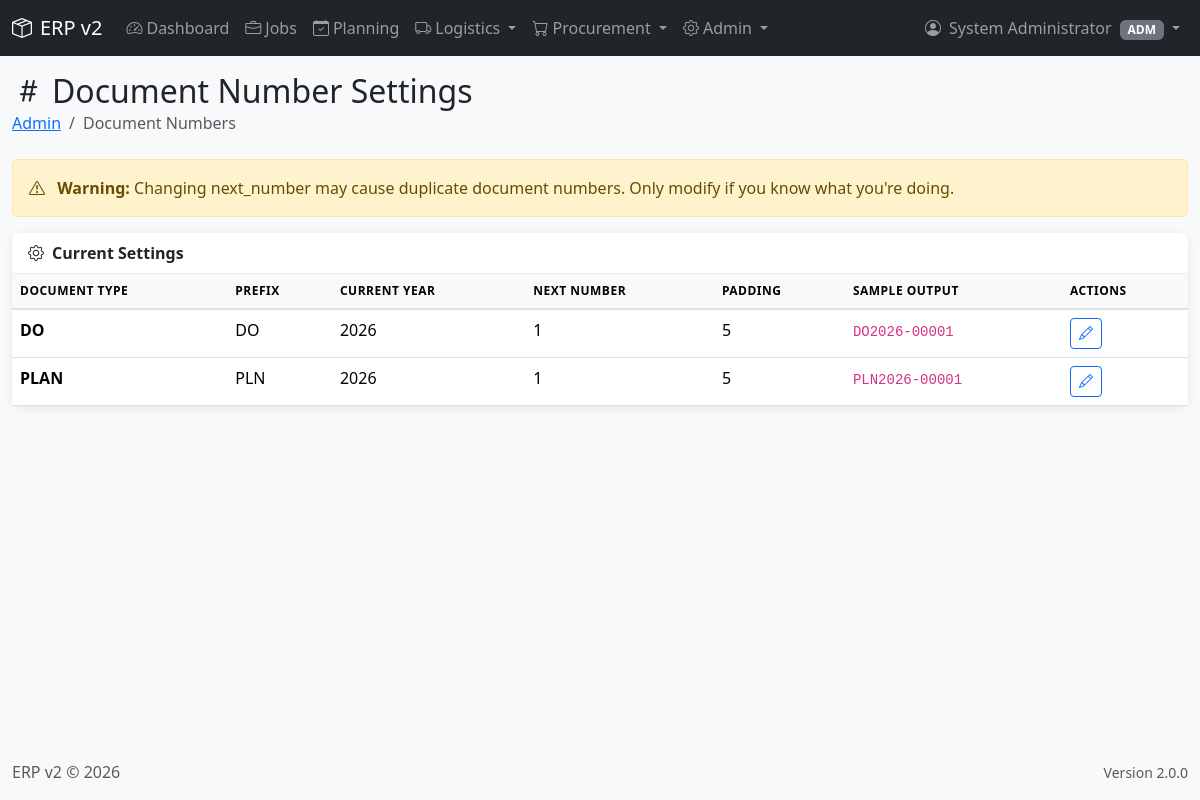
The app's page /modules/admin/doc_numbers.php (signed in), older data.
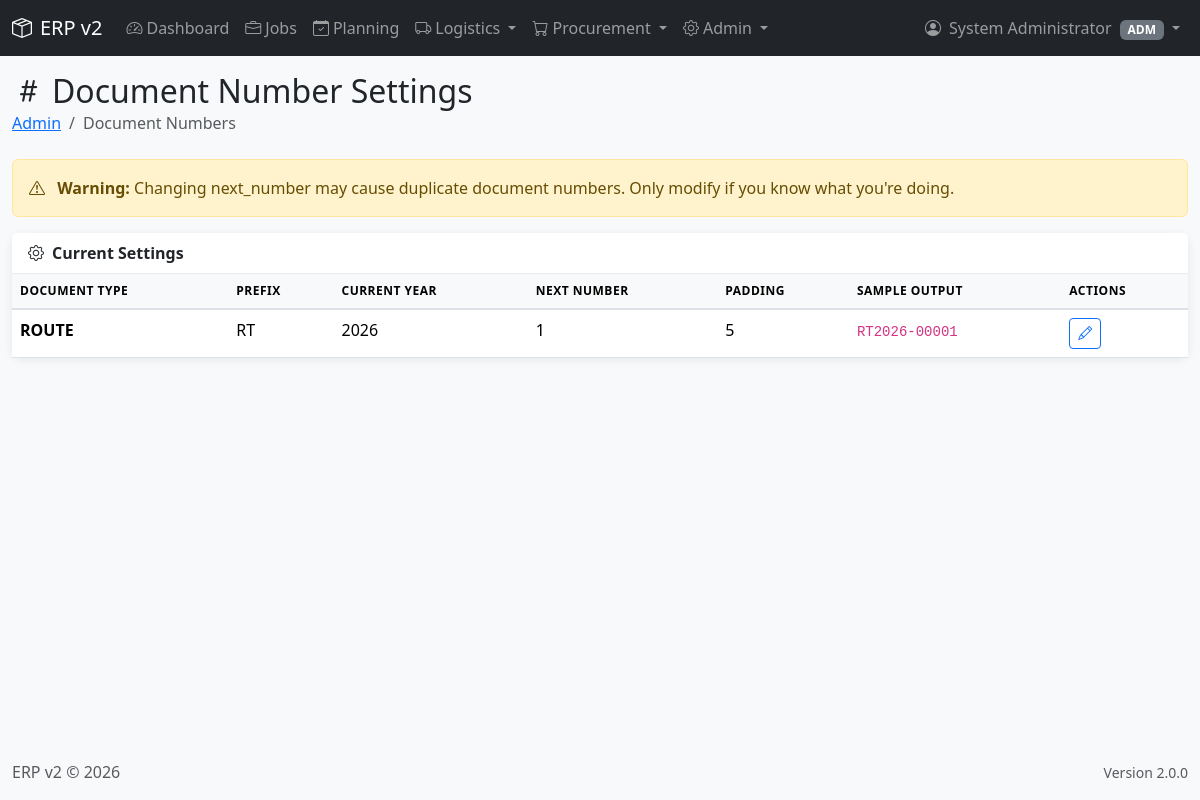
The same page, newer data.
### tables this page shows
CREATE TABLE IF NOT EXISTS `doc_number_settings` (
    `id` INT UNSIGNED NOT NULL AUTO_INCREMENT,
    `doc_type` VARCHAR(20) NOT NULL UNIQUE COMMENT 'JOB, PO, PR, GR, INV, etc.',
    `prefix` VARCHAR(10) NOT NULL,
    `current_year` YEAR NOT NULL,
    `next_number` INT UNSIGNED NOT NULL DEFAULT 1,
    `padding` TINYINT UNSIGNED DEFAULT 5 COMMENT 'Digit padding (e.g. 5 = 00001)',
    `reset_yearly` TINYINT(1) DEFAULT 1,
    `updated_by` INT UNSIGNED,
    `created_at` TIMESTAMP DEFAULT CURRENT_TIMESTAMP,
    `updated_at` TIMESTAMP DEFAULT CURRENT_TIMESTAMP ON UPDATE CURRENT_TIMESTAMP,
    PRIMARY KEY (`id`),
    CONSTRAINT `fk_dns_updated` FOREIGN KEY (`updated_by`) REFERENCES `users`(`id`) ON DELETE RESTRICT
);

### config/database.php (called while the page is built, shortened)
<?php
function getDB(): PDO {
    static $pdo = null;
    if ($pdo === null) {
        $dsn = sprintf(
            "mysql:host=%s;port=%s;dbname=%s;charset=%s",
            DB_HOST,
            DB_PORT,
            DB_NAME,
            DB_CHARSET
        );
        $options = [
            PDO::ATTR_ERRMODE => PDO::ERRMODE_EXCEPTION,
            PDO::ATTR_DEFAULT_FETCH_MODE => PDO::FETCH_ASSOC,
            PDO::ATTR_EMULATE_PREPARES => false,
        ];
        try {
            $pdo = new PDO($dsn, DB_USER, DB_PASS, $options);
        } catch (PDOException $e) {
            error_log("Database connection failed: " . $e->getMessage());
            throw new Exception("Database connection failed");
        }
    }
    return $pdo;
}

### core/RBAC.php (called while the page is built, shortened)
<?php
class RBAC {
    private PDO $db;
    private ?int $userId;
    private array $userRoles = [];
    public function __construct(?int $userId = null) {
        $this->db = getDB();
        $this->userId = $userId ?? ($_SESSION['user_id'] ?? null);
        if ($this->userId) {
            $this->loadUserRoles();
        }
    }
    private function loadUserRoles(): void {
        $stmt = $this->db->prepare("
            SELECT r.id, r.code, r.name
            FROM user_roles ur
            JOIN roles r ON ur.role_id = r.id
            WHERE ur.user_id = :user_id
        ");
        $stmt->execute(['user_id' => $this->userId]);
        $this->userRoles = $stmt->fetchAll();
    }
    public function getUserRoleCodes(): array {
        return array_column($this->userRoles, 'code');
    }
    public function hasRole(string $roleCode): bool {
        return in_array($roleCode, $this->getUserRoleCodes());
    }
    public function can(string $action, string $entityType, ?string $entityStatus = null): bool {
        if ($this->hasRole(ROLE_ADMIN)) {
            return true;
        }
        $granted = $this->checkRolePermission($action, $entityType, $entityStatus);
        return $granted;
    }
}

### core/Auth.php (called while the page is built, shortened)
<?php
class Auth {
    public function getCurrentRoles(): array {
        return $_SESSION['roles'] ?? [];
    }
    public function hasRole(string $roleCode): bool {
        return in_array($roleCode, $this->getCurrentRoles());
    }
    public function isAdmin(): bool {
        return $this->hasRole(ROLE_ADMIN);
    }
}

### includes/functions.php (called while the page is built, shortened)
<?php
function e(string $string): string {
    return htmlspecialchars($string, ENT_QUOTES, 'UTF-8');
}

### modules/admin/doc_numbers.php (the view, shortened to what this page needs)
<?php
$db = getDB();
require_once __DIR__ . '/../../includes/header.php';
$settings = $db->query("SELECT * FROM doc_number_settings ORDER BY doc_type")->fetchAll();
?>
<div class="row mb-4">
    <div class="col-12">
        <h2 class="mb-0">
            <i class="bi bi-hash me-2"></i>Document Number Settings
        </h2>
        <nav aria-label="breadcrumb">
            <ol class="breadcrumb mb-0">
                <li class="breadcrumb-item"><a href="index.php">Admin</a></li>
                <li class="breadcrumb-item active">Document Numbers</li>
            </ol>
        </nav>
    </div>
</div>
<div class="alert alert-warning">
    <i class="bi bi-exclamation-triangle me-2"></i>
    <strong>Warning:</strong> Changing next_number may cause duplicate document numbers.
    Only modify if you know what you're doing.
</div>
<div class="card">
    <div class="card-header">
        <i class="bi bi-gear me-2"></i>Current Settings
    </div>
    <div class="card-body p-0">
        <table class="table table-hover mb-0">
            <thead>
                <tr>
                    <th>Document Type</th>
                    <th>Prefix</th>
                    <th>Current Year</th>
                    <th>Next Number</th>
                    <th>Padding</th>
                    <th>Sample Output</th>
                    <th>Actions</th>
                </tr>
            </thead>
            <tbody>
                <?php foreach ($settings as $setting): ?>
                <tr>
                    <td><strong><?= e($setting['doc_type']) ?></strong></td>
                    <td><?= e($setting['prefix']) ?></td>
                    <td><?= e($setting['current_year']) ?></td>
                    <td><?= e($setting['next_number']) ?></td>
                    <td><?= e($setting['padding']) ?></td>
                    <td>
                        <code><?= e($setting['prefix']) ?><?= $setting['current_year'] ?>-<?= str_pad($setting['next_number'], $setting['padding'], '0', STR_PAD_LEFT) ?></code>
                    </td>
                    <td>
                        <button type="button" class="btn btn-sm btn-outline-primary"
                                data-bs-toggle="modal" data-bs-target="#editModal"
                                data-doc-type="<?= e($setting['doc_type']) ?>"
                                data-prefix="<?= e($setting['prefix']) ?>"
                                data-next-number="<?= $setting['next_number'] ?>"
                                data-padding="<?= $setting['padding'] ?>">
                            <i class="bi bi-pencil"></i>
                        </button>
                    </td>
                </tr>
                <?php endforeach; ?>
            </tbody>
        </table>
    </div>
</div>
<?php require_once __DIR__ . '/../../includes/footer.php'; ?>

### includes/header.php (shortened to what this page needs)
<!DOCTYPE html>
<html lang="th">
<head>
    <link href="https://cdn.jsdelivr.net/npm/bootstrap@5.3.2/dist/css/bootstrap.min.css" rel="stylesheet">
    <link href="https://cdn.jsdelivr.net/npm/bootstrap-icons@1.11.1/font/bootstrap-icons.css" rel="stylesheet">
    <link href="/4erpv2/assets/css/style.css" rel="stylesheet">
</head>
<body class="d-flex flex-column min-vh-100">
<?php
if (!empty($_SESSION['logged_in'])) {
    require_once __DIR__ . '/nav.php';
}
?>
<main class="flex-grow-1">
    <div class="container-fluid py-3">

### includes/nav.php (shortened to what this page needs)
<?php
$auth = new Auth();
$rbac = new RBAC();
$userRoles = $auth->getCurrentRoles();
?>
<nav class="navbar navbar-expand-lg navbar-dark bg-dark sticky-top">
    <div class="container-fluid">
        <a class="navbar-brand" href="/4erpv2/index.php">
            <i class="bi bi-box-seam me-2"></i>ERP v2
        </a>
        <div class="collapse navbar-collapse" id="navbarMain">
            <ul class="navbar-nav me-auto mb-2 mb-lg-0">
                <li class="nav-item">
                    <a class="nav-link" href="/4erpv2/index.php">
                        <i class="bi bi-speedometer2 me-1"></i>Dashboard
                    </a>
                </li>
                <?php if ($rbac->can('view', 'JOB')): ?>
                <li class="nav-item">
                    <a class="nav-link" href="/4erpv2/modules/jobs/">
                        <i class="bi bi-briefcase me-1"></i>Jobs
                    </a>
                </li>
                <?php endif; ?>
                <li class="nav-item">
                    <a class="nav-link" href="/4erpv2/modules/planning/">
                        <i class="bi bi-calendar-check me-1"></i>Planning
                    </a>
                </li>
                <li class="nav-item dropdown">
                    <a class="nav-link dropdown-toggle" href="#" data-bs-toggle="dropdown">
                        <i class="bi bi-truck me-1"></i>Logistics
                    </a>
                </li>
                <?php if ($rbac->can('view', 'PR') || $rbac->can('view', 'PO')): ?>
                <li class="nav-item dropdown">
                    <a class="nav-link dropdown-toggle" href="#" data-bs-toggle="dropdown">
                        <i class="bi bi-cart me-1"></i>Procurement
                    </a>
                </li>
                <?php endif; ?>
                <?php if ($auth->isAdmin() || $auth->hasRole(ROLE_MANAGER)): ?>
                <li class="nav-item dropdown">
                    <a class="nav-link dropdown-toggle" href="#" data-bs-toggle="dropdown">
                        <i class="bi bi-gear me-1"></i>Admin
                    </a>
                </li>
                <?php endif; ?>
            </ul>
            <ul class="navbar-nav">
                <li class="nav-item dropdown">
                    <a class="nav-link dropdown-toggle" href="#" data-bs-toggle="dropdown">
                        <i class="bi bi-person-circle me-1"></i>
                        <?= e($_SESSION['full_name'] ?? $_SESSION['username'] ?? 'User') ?>
                        <span class="badge bg-secondary ms-1">
                            <?= e(implode(', ', $userRoles)) ?>
                        </span>
                    </a>
                </li>
            </ul>
        </div>
    </div>
</nav>

### includes/footer.php (shortened to what this page needs)
    </div>
</main>
<footer class="footer mt-auto py-3 bg-light">
    <div class="container-fluid">
        <div class="d-flex justify-content-between align-items-center">
            <span class="text-muted">
                <?= APP_NAME ?? 'ERP v2' ?> &copy; <?= date('Y') ?>
            </span>
            <span class="text-muted small">
                Version <?= APP_VERSION ?? '2.0.0' ?>
            </span>
        </div>
    </div>
</footer>
</body>
</html>

### assets/css/style.css (style rules this page uses)
:root { --primary-color: #0d6efd; --secondary-color: #6c757d; --success-color: #198754; --danger-color: #dc3545; --warning-color: #ffc107; --info-color: #0dcaf0; --dark-color: #212529; }
body { font-family: 'Segoe UI', Tahoma, Geneva, Verdana, sans-serif; background-color: #f8f9fa; }
.card { border: none; border-radius: 10px; box-shadow: 0 2px 10px rgba(0, 0, 0, 0.08); transition: transform 0.2s, box-shadow 0.2s; }
.card-header { background-color: #fff; border-bottom: 1px solid rgba(0, 0, 0, 0.08); font-weight: 600; }
.table { background: white; }
.table th { background-color: #f8f9fa; font-weight: 600; text-transform: uppercase; font-size: 0.75rem; letter-spacing: 0.5px; border-bottom: 2px solid #dee2e6; }

Row changes from the older to the newer data that the page shows:
removed doc_number_settings: doc_type "DO", prefix "DO", current_year "2026", next_number "1", padding "5", next_number+padding "00001"
changed doc_number_settings: doc_type "PLAN" → "ROUTE"; prefix "PLN" → "RT"
